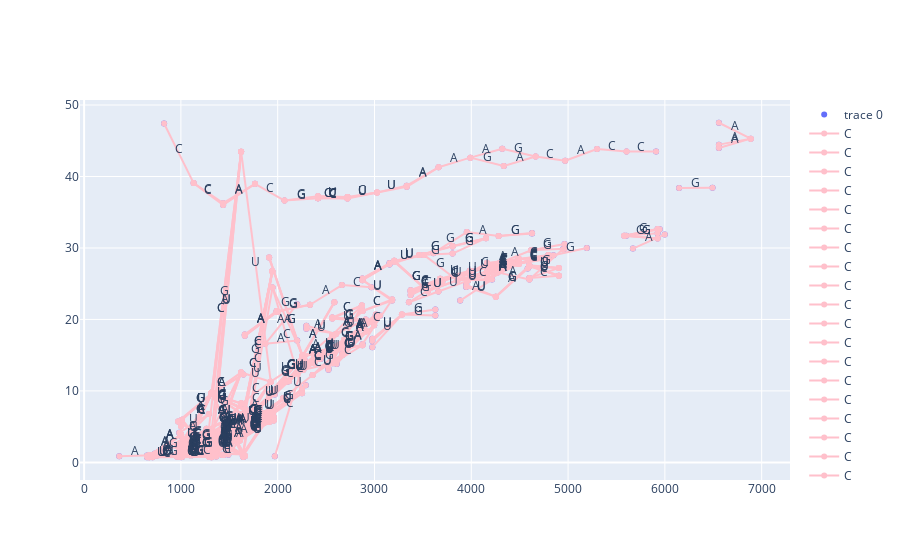

Notebook source saved alongside this figure:
### Code cell
bcr = base_calling_random(dfm, base_only=True)
plotly_basecalling(*bcr)
